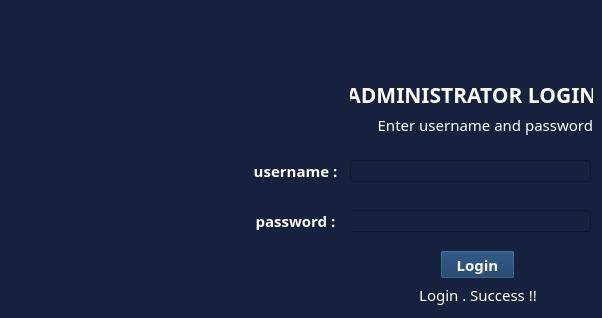
    <widget class="QWidget" name="tab">
     <property name="font">
      <font>
       <pointsize>14</pointsize>
      </font>
     </property>
     <property name="styleSheet">
      <string notr="true">background-color: rgb(22, 33, 62);</string>
     </property>
     <attribute name="title">
      <string>Login</string>
     </attribute>
     <widget class="QLabel" name="label_2">
      <property name="geometry">
       <rect>
        <x>350</x>
        <y>80</y>
        <width>243</width>
        <height>29</height>
       </rect>
      </property>
      <property name="font">
       <font>
        <family>Poppins</family>
        <pointsize>16</pointsize>
        <bold>true</bold>
        <kerning>true</kerning>
       </font>
      </property>
      <property name="layoutDirection">
       <enum>Qt::LeftToRight</enum>
      </property>
      <property name="styleSheet">
       <string notr="true">color: rgb(255, 255, 255);</string>
      </property>
      <property name="text">
       <string>ADMINISTRATOR LOGIN</string>
      </property>
      <property name="scaledContents">
       <bool>true</bool>
      </property>
      <property name="alignment">
       <set>Qt::AlignCenter</set>
      </property>
     </widget>
     <widget class="QLabel" name="label_3">
      <property name="geometry">
       <rect>
        <x>350</x>
        <y>110</y>
        <width>243</width>
        <height>29</height>
       </rect>
      </property>
      <property name="font">
       <font>
        <family>Poppins</family>
        <pointsize>11</pointsize>
        <italic>false</italic>
        <bold>false</bold>
        <kerning>true</kerning>
       </font>
      </property>
      <property name="layoutDirection">
       <enum>Qt::LeftToRight</enum>
      </property>
      <property name="styleSheet">
       <string notr="true">color: rgb(255, 255, 255);</string>
      </property>
      <property name="text">
       <string>Enter username and password</string>
      </property>
      <property name="scaledContents">
       <bool>true</bool>
      </property>
      <property name="alignment">
       <set>Qt::AlignRight|Qt::AlignTrailing|Qt::AlignVCenter</set>
      </property>
     </widget>
     <widget class="QLabel" name="label_4">
      <property name="geometry">
       <rect>
        <x>240</x>
        <y>150</y>
        <width>111</width>
        <height>41</height>
       </rect>
      </property>
      <property name="font">
       <font>
        <family>Poppins</family>
        <pointsize>11</pointsize>
        <italic>false</italic>
        <bold>true</bold>
        <kerning>true</kerning>
       </font>
      </property>
      <property name="layoutDirection">
       <enum>Qt::LeftToRight</enum>
      </property>
      <property name="styleSheet">
       <string notr="true">color: rgb(255, 255, 255);</string>
      </property>
      <property name="text">
       <string>username :</string>
      </property>
      <property name="scaledContents">
       <bool>true</bool>
      </property>
      <property name="alignment">
       <set>Qt::AlignCenter</set>
      </property>
     </widget>
     <widget class="QLineEdit" name="lineEdit">
      <property name="geometry">
       <rect>
        <x>350</x>
        <y>160</y>
        <width>241</width>
        <height>22</height>
       </rect>
      </property>
      <property name="font">
       <font>
        <family>Poppins Medium</family>
        <pointsize>11</pointsize>
       </font>
      </property>
      <property name="styleSheet">
       <string notr="true">color: rgb(255, 255, 255);</string>
      </property>
      <property name="text">
       <string/>
      </property>
     </widget>
     <widget class="QLineEdit" name="lineEdit_2">
      <property name="geometry">
       <rect>
        <x>350</x>
        <y>210</y>
        <width>241</width>
        <height>22</height>
       </rect>
      </property>
      <property name="font">
       <font>
        <pointsize>10</pointsize>
       </font>
      </property>
      <property name="styleSheet">
       <string notr="true">color: rgb(255, 255, 255);</string>
      </property>
      <property name="text">
       <string/>
      </property>
      <property name="echoMode">
       <enum>QLineEdit::Password</enum>
      </property>
     </widget>
     <widget class="QLabel" name="label_5">
      <property name="geometry">
       <rect>
        <x>240</x>
        <y>200</y>
        <width>111</width>
        <height>41</height>
       </rect>
      </property>
      <property name="font">
       <font>
        <family>Poppins</family>
        <pointsize>11</pointsize>
        <italic>false</italic>
        <bold>true</bold>
        <kerning>true</kerning>
       </font>
      </property>
      <property name="layoutDirection">
       <enum>Qt::LeftToRight</enum>
      </property>
      <property name="styleSheet">
       <string notr="true">color: rgb(255, 255, 255);</string>
      </property>
      <property name="text">
       <string>password :</string>
      </property>
      <property name="scaledContents">
       <bool>true</bool>
      </property>
      <property name="alignment">
       <set>Qt::AlignCenter</set>
      </property>
     </widget>
     <widget class="QPushButton" name="pushButton">
      <property name="geometry">
       <rect>
        <x>440</x>
        <y>250</y>
        <width>75</width>
        <height>29</height>
       </rect>
      </property>
      <property name="font">
       <font>
        <family>Poppins</family>
        <pointsize>11</pointsize>
        <bold>true</bold>
       </font>
      </property>
      <property name="styleSheet">
       <string notr="true">background-color: rgb(15, 52, 96);
color: rgb(255, 255, 255);</string>
      </property>
      <property name="text">
       <string>Login</string>
      </property>
     </widget>
     <widget class="QLabel" name="label_6">
      <property name="geometry">
       <rect>
        <x>50</x>
        <y>100</y>
        <width>131</width>
        <height>141</height>
       </rect>
      </property>
      <property name="text">
       <string/>
      </property>
      <property name="pixmap">
       <pixmap>../src/login.png</pixmap>
      </property>
      <property name="scaledContents">
       <bool>true</bool>
      </property>
     </widget>
     <widget class="QLabel" name="label_66">
      <property name="geometry">
       <rect>
        <x>410</x>
        <y>280</y>
        <width>136</width>
        <height>29</height>
       </rect>
      </property>
      <property name="font">
       <font>
        <family>Poppins</family>
        <pointsize>11</pointsize>
        <italic>false</italic>
        <bold>false</bold>
        <kerning>true</kerning>
       </font>
      </property>
      <property name="layoutDirection">
       <enum>Qt::LeftToRight</enum>
      </property>
      <property name="styleSheet">
       <string notr="true">color: rgb(255, 255, 255);</string>
      </property>
      <property name="text">
       <string>Login . Success !!</string>
      </property>
      <property name="scaledContents">
       <bool>true</bool>
      </property>
      <property name="alignment">
       <set>Qt::AlignCenter</set>
      </property>
     </widget>
    </widget>
